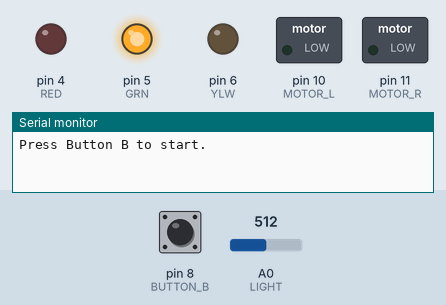
Simulated run of this sketch. Board: Arduino Uno, built with avr-gcc and run on an emulated ATmega328P. On the bench: switched loads named in the sketch (green lamp = pin HIGH), output pins drawn as LEDs (lit = HIGH), the last lines printed to the serial monitor. The test bench sets the inputs (shaded band); at power-on: pin 8 (BUTTON_B) LOW, A0 (LIGHT) = 512.

Above: at 0.1 s.
At 2.3 s:
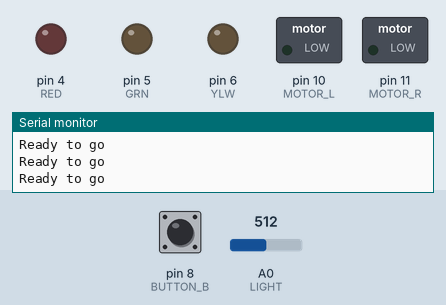
2.4 s: pin 8 (BUTTON_B) pulled HIGH for 0.65 s
At 19.3 s:
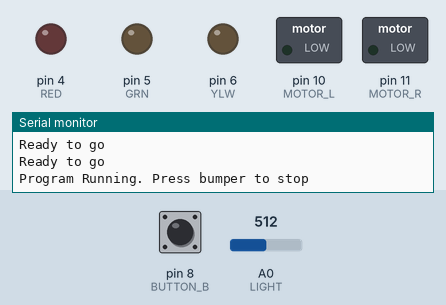
Timing chart, 0 to 39.4 s (numbered marks = the images above; inputs shaded):
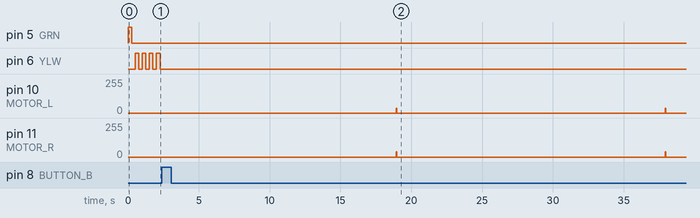

Measured:
- after the input at 2.4 s, pin 6 (YLW): stops changing and stays LOW; pin 10 (MOTOR_L): alternates 37/255 for 0.04 s and 0/255 for 19.0 s, starting after 16.5 s; pin 11 (MOTOR_R): alternates 40/255 for 0.04 s and 0/255 for 19.0 s, starting after 16.5 s

The sketch:

M452Lab6_gogogadget_Updated.ino
```cpp
/********************************************************************
  M452Lab4OnOff (v2.0)

  Original by H. Fernando, 24/09/2013
  Revised by B. Surgenor, 17/09/2016, 01/10/2020, 30/09/2021

  This is an ON/OFF wall following algorithm for a robot equipped
  with a single Sharp on the left front corner of the robot.

 ***********************************************************************/
// Pin Assignments
int RED = 4;
int GRN = 5;
int YLW = 6;

int BUTTON_A = 7;
int BUTTON_B = 8;
int BUTTON_C = 9;
int MOTOR_L = 10;  // left motor signal
int MOTOR_R = 11;  // right motor signal
int BUMPER = 12;

int SHARP1 = A1;   // sharp input pin
int sensor1;       // sharp sensor reading

int LIGHT = A0; // photoresistor pin

// recommended initial values
int delta  = 25;   // 25 as default for speed for speed test
int HYS    = 50;   // 50 as default for hysterisis
int delta_turn = 25; // 10 as turning speed for motors

// adjust stop speed and target distance as appropriate
int WALL = 700;       // 700 (40cm) for corridor, 1200 (20cm) for wall
int STOP_SPEED = 147;  // 147 as default, change to match that in Lab #4

//delay variables
int start_dist_delay = 0;
int fwd_delay = 0;

// Global Variables
float result;
float mvresult;
int start_distance;
int run_delay = 5000;
bool light_terminated;

// Set-up Routine
void setup() {
  // initialize the digital led pins as outputs.
  pinMode(RED, OUTPUT);
  pinMode(YLW, OUTPUT);
  pinMode(GRN, OUTPUT);
  //initialize buttons, light, and bumper pins as inputs
  pinMode(BUMPER, INPUT);
  pinMode(BUTTON_A, INPUT);
  pinMode(BUTTON_B, INPUT);
  pinMode(BUTTON_C, INPUT);
  pinMode(LIGHT, INPUT);
  //initialize motor control pins as outputs
  pinMode(MOTOR_L, OUTPUT);
  pinMode(MOTOR_R, OUTPUT);

  //setup serial debug
  Serial.begin(9600);

  runMotors(0,0);  // check motors are stopped

  Serial.println("Press Button B to start.");
  do {
    toggleLED(GRN);         //motors stopped, Green LED flashing
  } while(digitalRead(BUTTON_B)== HIGH);

  do  {
    toggleLED(YLW);
    Serial.println("Ready to go");
  } while(digitalRead(BUTTON_B) == LOW);

  light_terminated = false;
  sensor1 = map(analogRead(SHARP1),0,1023,0,5000); // initialize sensor
  Serial.println("Program Running. Press bumper to stop");
}

// Main Routine
void loop() {
  delay (1000);
  do{
    int turn_90 = 1200;
    runMotors(10,10);
    delay(50);
    start_dist_delay=sweepForLight(delta_turn, turn_90);
    fwd_delay=start_dist(start_dist_delay);
    runMotors(0,0);
    delay(2000);
    turn_90 = 900;
    runMotors(delta,delta);
    delay(fwd_delay);
    runMotors(0,0);
    start_dist_delay=sweepForLight(delta_turn, turn_90);

    do{
      runMotors(delta, delta);
    }while((map(analogRead(LIGHT), 0, 1024, 0, 5000)<3810) or (analogRead(SHARP1) > 900));// Stop Motors once light is reach
    //while(map(analogRead(SHARP1),0,1023,0,5000) < WALL); // Wall should be set to 40cm away from the wall behind the light
    runMotors(0,0);
    delay(1000);
    // Turn 180 deg
    runMotors(-delta_turn, delta_turn);
    delay(1450);
    runMotors(0,0);
    runMotors(-delta,-delta);
    delay(400);
    runMotors(0,0);
    delay(1000);
    light_terminated = true;
  }while(light_terminated != true);

  do{
    toggleLED(RED);
    runMotors(0,0);
  }while(light_terminated = true);
}

//**********FUNCTIONS (subroutines)******************

// left and right motor commands
void runMotors(int delta_L, int delta_R){
  int pulse_L = (STOP_SPEED + delta_L)*10;  //determines length of pulse in microsec
  int pulse_R = (STOP_SPEED + delta_R)*10;
  for(int i=0; i<3; i++){
    pulseOut(MOTOR_L, pulse_L);    //send pulse to left motors
    pulseOut(MOTOR_R, pulse_R);    //send pulse to right motors
  }
}

int sweepForLight(int deltaTurn, int turn_time){
  delay(50);
  runMotors(-deltaTurn, deltaTurn);
  delay(turn_time); // Set time for desired turn length
  runMotors(0,0); // Stop initial turn to left
  delay(2000);
  result = analogRead(LIGHT);
  mvresult = map(result, 0, 1024, 0, 5000);
  int max_light = mvresult;
//  int increment_count = 0;
  for(int i = 0; i<60; i++){
    runMotors(deltaTurn, -deltaTurn);
    delay(turn_time/18);
    runMotors(0,0);
    delay(100);
    // Read current light situation
    result = analogRead(LIGHT);
    mvresult = map(result, 0, 1024, 0, 5000);
    if (mvresult>max_light){
        max_light=mvresult;
    }
  }
  runMotors(0,0);
  delay(1000);
    result = analogRead(LIGHT);
    int current_read = map(result, 0, 1024, 0, 5000);
  do{
    runMotors(-17, 17);
    result = analogRead(LIGHT);
    current_read = map(result, 0, 1024, 0, 5000);
  }while(current_read < max_light-9);

  // Turn Motors off for next step after sweeping for light
  runMotors(0,0);
  delay(2000);
  return max_light;
}

int start_dist(int max_light){
  int fwd_delay=0;
  if (max_light > 1750){//if true starting dist is 2m
    fwd_delay = 900;//calibrate this
  }
  else{//if false starting dist is 3m
    fwd_delay = 2300;//calibrate this
  }
  return fwd_delay;
}

// single motor pulsewidth command
void pulseOut(int motor, int pulsewidth){
  digitalWrite(motor, HIGH);
  delayMicroseconds(pulsewidth);  //send pulse of desired pulsewidth
  digitalWrite(motor, LOW);
}

//Turn on a single LED, and all other off
void turnOnLED(int colour){
  digitalWrite(GRN, LOW);
  digitalWrite(YLW, LOW);
  digitalWrite(RED, LOW);
  digitalWrite(colour, HIGH);
}

//Toggle an LED on/off
void toggleLED(int colour){
  digitalWrite(colour, HIGH);
  delay(250);
  digitalWrite(colour, LOW);
  delay(250);
}

//flash all LEDs
void flashAllLEDs(){
  digitalWrite(GRN, LOW);
  digitalWrite(YLW, LOW);
  digitalWrite(RED, LOW);
  delay(250);
  digitalWrite(GRN, HIGH);
  digitalWrite(YLW, HIGH);
  digitalWrite(RED, HIGH);
  delay(250);
}
```
